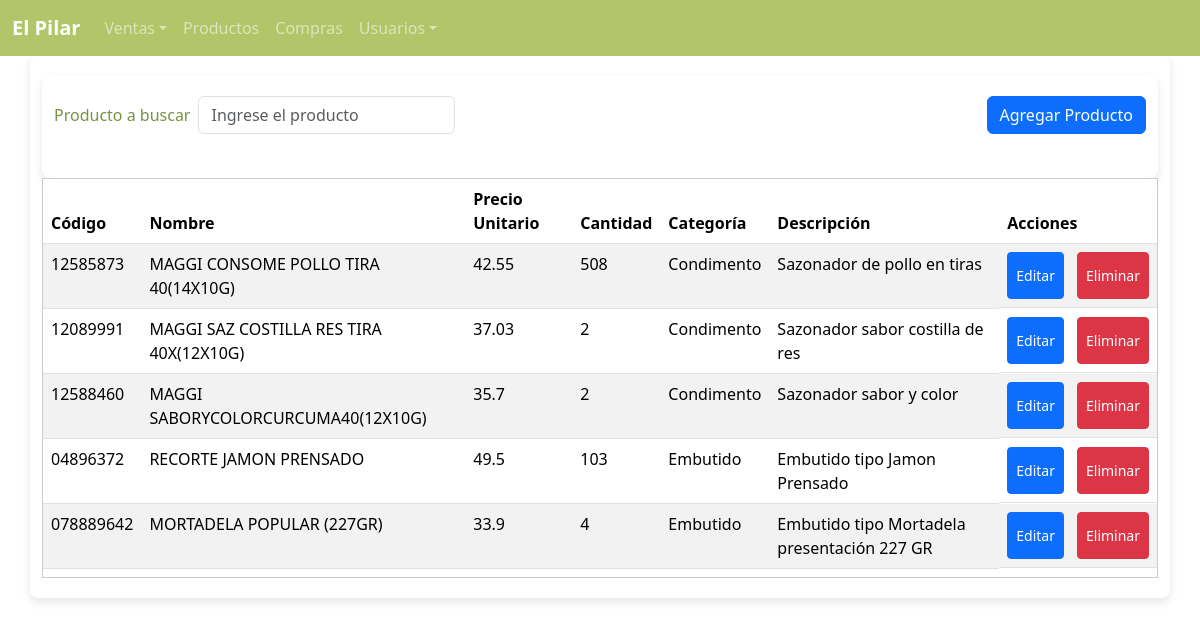
The page /productos on the database its author committed.
### tables this page shows
CREATE TABLE Producto (
    codigo VARCHAR(20) PRIMARY KEY NOT NULL,
    nombre VARCHAR(50) NOT NULL,
    precio_unitario DECIMAL(10,2) DEFAULT 0,
    cantidad INT DEFAULT 0,
    categoria VARCHAR(30),
    descripcion VARCHAR(80)
);

### app.py (the view)
@app.route('/productos')
def productos():
    try:
        query = text("SELECT * FROM Producto")
        result = db.execute(query)
        productos = result.fetchall()
        return render_template('productos.html', productos=productos)
    except Exception as e:
        traceback.print_exc()
    return render_template('productos.html')

### templates/productos.html (shortened to what this page needs)
{% extends "layout.html" %}
{% block content %}
<main class="container">
    <div class="container">
      <div class="d-flex justify-content-between align-items-center mb-4">
          <form class="row g-2 align-items-center">
              <div class="col-auto">
                <label for="inputProduct" class="form-label mb-0">Producto a buscar</label>
              </div>
              <div class="col-auto">
                <input type="text" class="form-control" id="inputProduct" placeholder="Ingrese el producto">
              </div>
          </form>
          <div class="d-flex justify-content-between align-items-center">
              <button type="button" class="btn btn-primary" id="btnAgregarProducto">
                  Agregar Producto
              </button>
          </div>
      </div>
    </div>
    <div class="table-container" id="tabla-productos" style="max-height: 400px; overflow-y: auto; border: 1px solid #ccc;">
      <table class="table table-striped table-hover">
          <thead>
              <tr>
                  <th scope="col">Código</th>
                  <th scope="col">Nombre</th>
                  <th scope="col">Precio Unitario</th>
                  <th scope="col">Cantidad</th>
                  <th scope="col">Categoría</th>
                  <th scope="col">Descripción</th>
                  <th scope="col">Acciones</th>
              </tr>
          </thead>
          <tbody>
              {% for producto in productos %}
              <tr class="articulo">
                  <td>{{ producto.codigo }}</td>
                  <td>{{ producto.nombre }}</td>
                  <td>{{ producto.precio_unitario }}</td>
                  <td>{{ producto.cantidad }}</td>
                  <td>{{ producto.categoria }}</td>
                  <td>{{ producto.descripcion }}</td>
                  <td class="d-flex text-center" style="gap: 5px;">
                    <button class="btn btn-sm btn-primary me-2 btn-editar" id="btn-editar"
                        data-codigo="{{ producto.codigo }}"
                        data-nombre="{{ producto.nombre }}"
                        data-precio="{{ producto.precio_unitario }}"
                        data-cantidad="{{ producto.cantidad }}"
                        data-categoria="{{ producto.categoria }}"
                        data-descripcion="{{ producto.descripcion }}">
                         Editar
                    </button>
                      <button class="btn btn-sm btn-danger" id="btn-eliminar" data-producto-id="{{ producto.codigo }}">
                           Eliminar
                      </button>
                  </td>
              </tr>
              {% endfor %}
          </tbody>
      </table>
    </div>
</main>
{% endblock %}

### static/style.css (style rules this page uses)
.btn { background-color: #789342; border-color: #fff; }
body { background-color: #ECC199; }
.container { background-color: white; padding: 20px; border-radius: 8px; box-shadow: 0px 4px 10px rgba(0, 0, 0, 0.1); }
.form-label { color: #789342; }
.table { color: #548D95; }
.table thead { background-color: #B2C568; color: white; }
.articulo > td { height: 4rem; }

### rows shown on the page
Producto: codigo "12585873", nombre "MAGGI CONSOME POLLO TIRA 40(14X10G)", precio_unitario "42.55", cantidad "508", categoria "Condimento", descripcion "Sazonador de pollo en tiras"
Producto: codigo "12089991", nombre "MAGGI SAZ COSTILLA RES TIRA 40X(12X10G)", precio_unitario "37.03", cantidad "2", categoria "Condimento", descripcion "Sazonador sabor costilla de res"
Producto: codigo "12588460", nombre "MAGGI SABORYCOLORCURCUMA40(12X10G)", precio_unitario "35.7", cantidad "2", categoria "Condimento", descripcion "Sazonador sabor y color"
Producto: codigo "04896372", nombre "RECORTE JAMON PRENSADO", precio_unitario "49.5", cantidad "103", categoria "Embutido", descripcion "Embutido tipo Jamon Prensado"
Producto: codigo "078889642", nombre "MORTADELA POPULAR (227GR)", precio_unitario "33.9", cantidad "4", categoria "Embutido", descripcion "Embutido tipo Mortadela presentación 227 GR"
